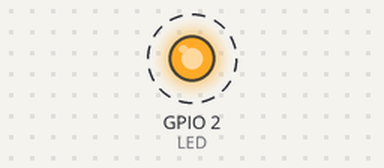
This sketch was run on a simulated ESP32. On the bench: output pins drawn as LEDs (lit = HIGH). Dashed ring = blinking. A WiFi scan finds three made-up networks; what the sketch prints to the serial monitor is not drawn.

Above: at 4.5 s.
Timing chart, 0 to 8.6 s (numbered marks = the images above):
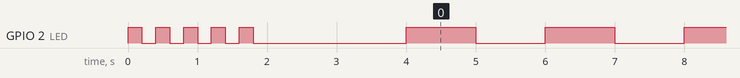

Measured:
- by itself, GPIO 2 (LED): goes 4 × (LOW 0.20 s, HIGH 0.20 s), LOW 2.2 s, 62 × (HIGH 1.0 s, LOW 1.0 s), HIGH 1.0 s, then LOW

The sketch:

wifi_debug.ino
```cpp
/*
 * WiFi Debug - Blinks LED + scans WiFi
 */

#include <WiFi.h>

#define LED 2

void setup() {
  pinMode(LED, OUTPUT);
  Serial.begin(115200);

  // Wait for serial
  int wait = 0;
  while (!Serial && wait < 30) {
    delay(100);
    wait++;
  }

  Serial.println("\n========== START ==========");

  // Blink to show alive
  for (int i = 0; i < 5; i++) {
    digitalWrite(LED, HIGH);
    delay(200);
    digitalWrite(LED, LOW);
    delay(200);
  }

  Serial.println("LED blink done");
  Serial.println("Scanning WiFi...");

  WiFi.mode(WIFI_STA);
  int n = WiFi.scanNetworks();

  Serial.print("Found ");
  Serial.print(n);
  Serial.println(" networks:");

  for (int i = 0; i < n; i++) {
    Serial.print("  ");
    Serial.print(WiFi.SSID(i));
    if (WiFi.SSID(i) == "utkarsh") {
      Serial.print(" <-- FOUND!");
    }
    Serial.println();
  }

  if (n == 0) {
    Serial.println("No networks found!");
  }

  Serial.println("Done.");
}

void loop() {
  digitalWrite(LED, HIGH);
  delay(1000);
  digitalWrite(LED, LOW);
  delay(1000);
}
```
